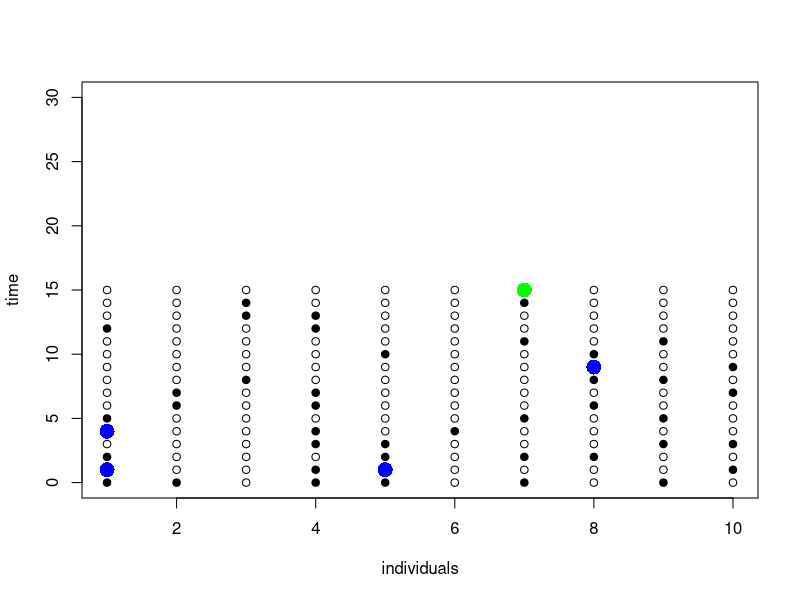

Recreate this plot in R.
# Haploid population size
N = 10
# Number of sampled gene copies
k = 6
# Upper limit for the plot
#tlim = 2*N*((k-1)/N)
tlim = 30

# Delay for the animation (in seconds)
delay <- 0.05

freeze <- function(){ Sys.sleep(delay)}
# Sampling time
t= 0

# Plot the haploid individuals of the whole population
pop <- seq(from = 1, to = N, by = 1)
plot(pop, rep(t,N), ylim = c(0,tlim), xlab = "individuals", ylab = "time")

# Simulate in black the sampled gene copies
sample <- sample(x = pop, size = k)
points(sample, rep(t,k), pch=16)

coal.times <- NULL
tmrca <- NULL
# Loop to coalesce until the MRCA (or to stop when outside the plot)
while(k > 1 && t < tlim){
  t = t + 1
  # Plot the previous population of individuals
  points(pop, rep(t,N))
  freeze()
  # Just to store the parents that have been picked by the lineages
  remember <- c()
  # Iterating over the lineages
  for(child in sort(sample)){ #child = sort(sample)[1]
    # Sample one parent uniformely at random
    parent = sample(x = pop, size = 1)
    # Plot the ancestry relationship between the child and the parent
    #segments(x0 = child, y0 = t-1, x1 = parent, y1 = t)
    freeze()
    # Is it a coalescence event ?
    number_of_coalescence = sum(remember == parent)
    if(number_of_coalescence == 0){
      # Nope :(
      points(parent, t, pch=16, col="black")
    }else if (number_of_coalescence == 1){
      # Yes ! :D
      points(parent, t, pch=16, col="blue", cex=2)
      print(paste("coalescent event at time:", t))
      coal.times <- append(coal.times, t)
      k = k-1
    }else if (number_of_coalescence >= 2){
      # OMG more than two nodes have coalesced!!!!
      points(parent, t, pch=16, col="red", cex=2)
      print(paste("double coalescent event at time", t))
      coal.times <- append(coal.times, t)
      k = k-1
    }
    freeze()
    # Add the parent to the list of already picked parents
    remember<-c(remember,parent)
  }
  # The remaining lineages in the parental generation form the sample of the next iteration.
  sample<-unique(remember)
  if(length(sample)==1){
    tmrca = t
    points(parent, t, pch=16, col="green", cex=2)
    print(paste("TMRCA reached at time", t))}
}
#plot(density(coal.times))
